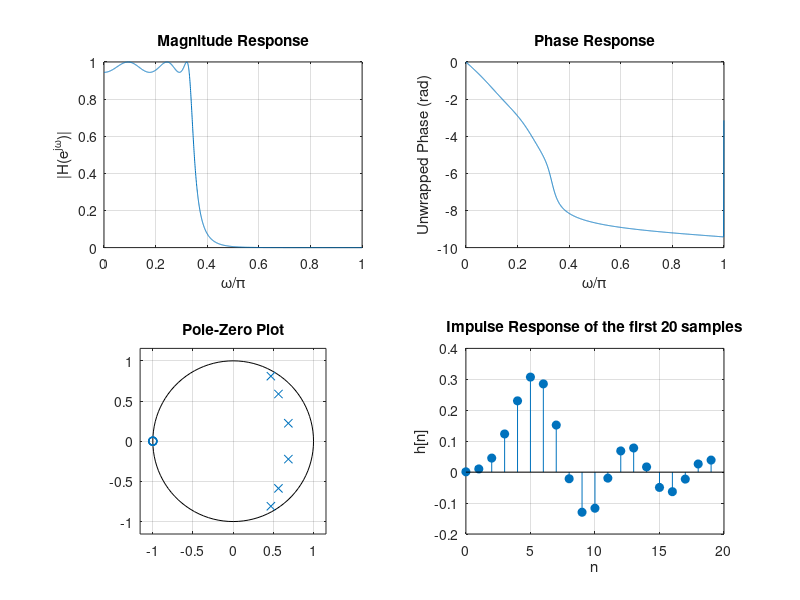

Write the MATLAB code that produced this figure. (Note: this script raises an error after producing the figure.)
%% Question 2: Analyzing a Sixth‐Order Digital Chebyshev Lowpass IIR Filter
% command to use: cheby1
% wc = 0.33pi, PB ripple = 0.5 dB
% plotting mag + phase frequency responses, pole/zero, 20 vals if h

clear; close all; clc;

N  = 6;
Wn = 0.33;     
Rp = 0.5;      

[b,a] = cheby1(N, Rp, Wn, 'low');

%% Frequency response

nfft = 2048;
[H,w] = freqz(b,a,nfft);

mag    = abs(H);
mag_db = 20*log10(max(mag,1e-12));
ph     = unwrap(angle(H));

%% Pole-zero locations

z = roots(b);
p = roots(a);

%% Impulse response (first 20 samples)

n = 0:19;
h = impz(b,a,20);

%% Plots

figure('Name','6th-Order Chebyshev Type I Lowpass IIR','Color','w');

subplot(2,2,1);
plot(w/pi, mag); grid on;
xlabel('\omega/\pi'); ylabel('|H(e^{j\omega})|');
title('Magnitude Response');

subplot(2,2,2);
plot(w/pi, ph); grid on;
xlabel('\omega/\pi'); ylabel('Unwrapped Phase (rad)');
title('Phase Response');

subplot(2,2,3);
zplane(z,p); grid on;
title('Pole-Zero Plot');

subplot(2,2,4);
stem(n, h, 'filled'); grid on;
xlabel('n'); ylabel('h[n]');
title('Impulse Response of the first 20 samples');

disp('First 20 samples of h[n] (n=0..19):');
disp(table(n(:), h(:), 'VariableNames', {'n','h'}));
